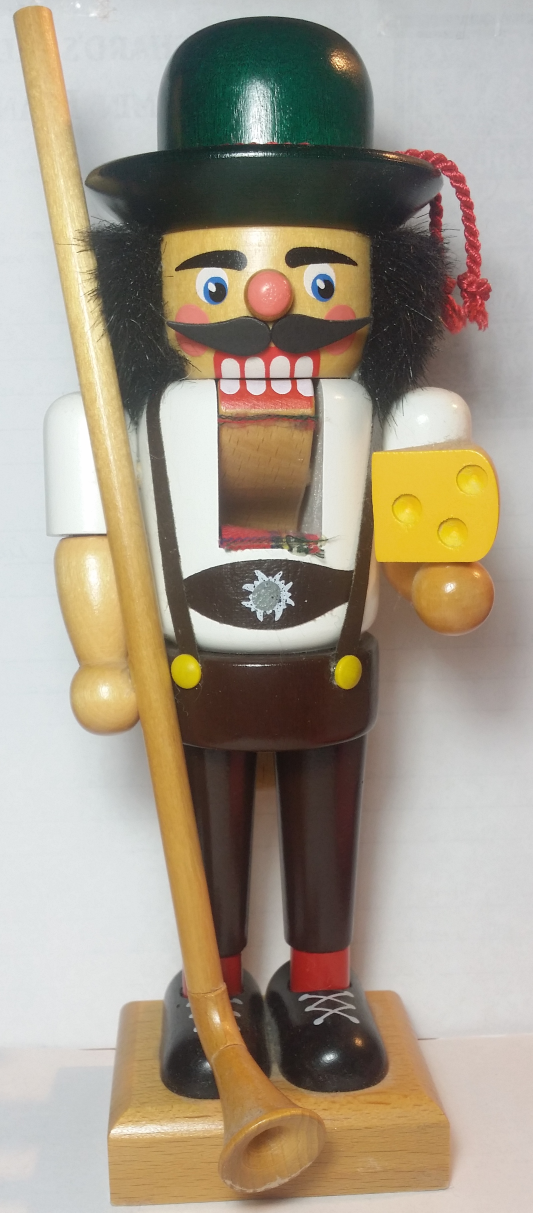
#> input picture test.jpg, 1598 x 3638 px (shown at 1/3 size)
$ python -i finalProject.py   (imports and definitions only)
#> lines starting #> are read from the running program, lines starting #| are printed output that depends on the picture
# CS4475 Final Project
# Wing Yi Cheung

import numpy as np
import scipy as sp
import cv2
import scipy.signal
import math

# Sketchify a photo
# [30 lines left out: functions getGrayScale, getNegative, getSketchMask, Sketchify, not called in this run]

# Cartoonize a photo
def SmoothImages(images, smoothScale, blurriness):
    scaledDownImg = np.zeros((images.shape[0], images.shape[1]), np.uint8)
    for i in range(2):
        scaledDownImg = cv2.pyrDown(images)
    for i in range(smoothScale):
        scaledDownImg = cv2.bilateralFilter(scaledDownImg, d = 9,
            sigmaColor = blurriness, sigmaSpace = blurriness)
    for i in range(2):
        smoothedImg = cv2.pyrUp(scaledDownImg)
    cv2.imwrite("B1_Smooth_The_Image.jpg", smoothedImg)
    return smoothedImg

# [30 lines left out: functions GetEdgeMask, EdgesDilation, Toonify, SketchifyVideo, not called in this run]

def ToonifyVideo (image_list):
    toonifyVideo = []
    for i in range(len(image_list)):
        SmoothImg = SmoothImages(image_list[i], 7, 15) #blurriness
        edgeMask = GetEdgeMask(SmoothImg)
        DilatedEdges = EdgesDilation(edgeMask, 4) #thickness
        toon = Toonify(smoothedImg, dilatedEdge)
        toonifyVideo.append(toon)
    return toonifyVideo

>>> import cv2
>>> picture = cv2.imread('test.jpg', cv2.IMREAD_GRAYSCALE)
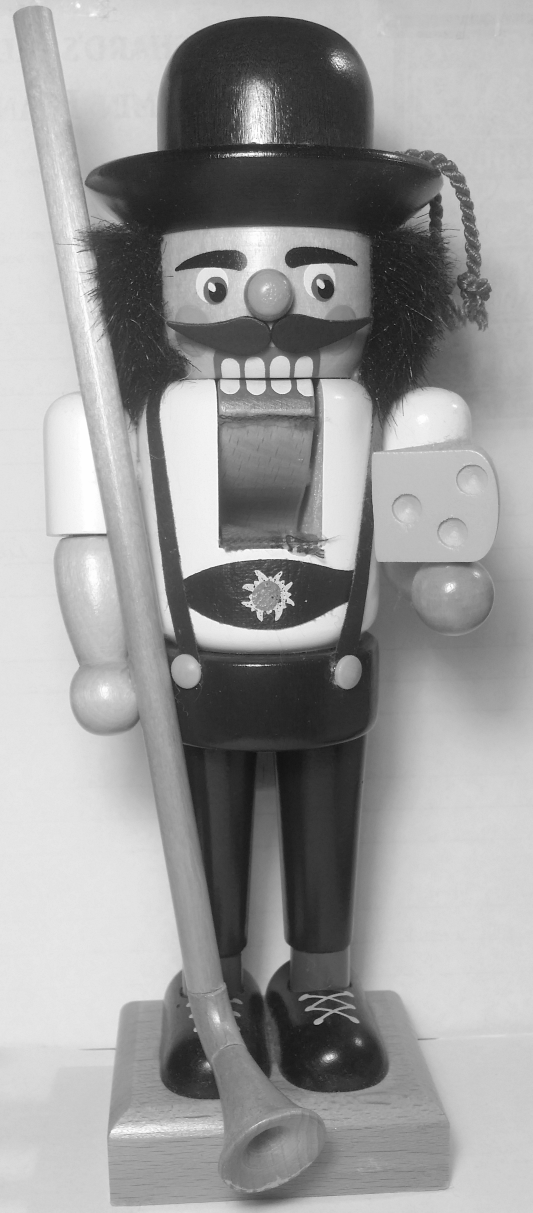
#> picture: shape (3638, 1598) (shown at 1/3 size); min 0, max 255, mean 154
#> the loop in ToonifyVideo, `for i in range(len(image_list)):` made 1 pass
#> after the loop in ToonifyVideo, `for i in range(len(image_list)):`: toonifyVideo = []
#> (the run stopped early here; a loop or call above may not have finished)
